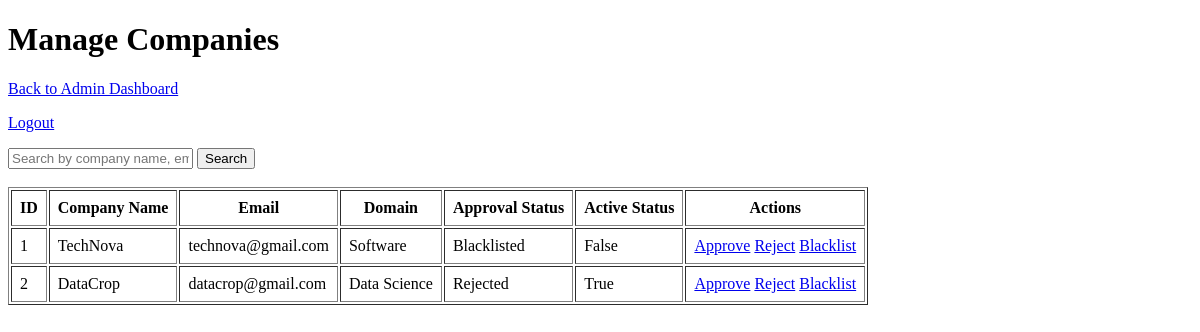
/admin/companies (signed in), run on an earlier commit of the app's database.
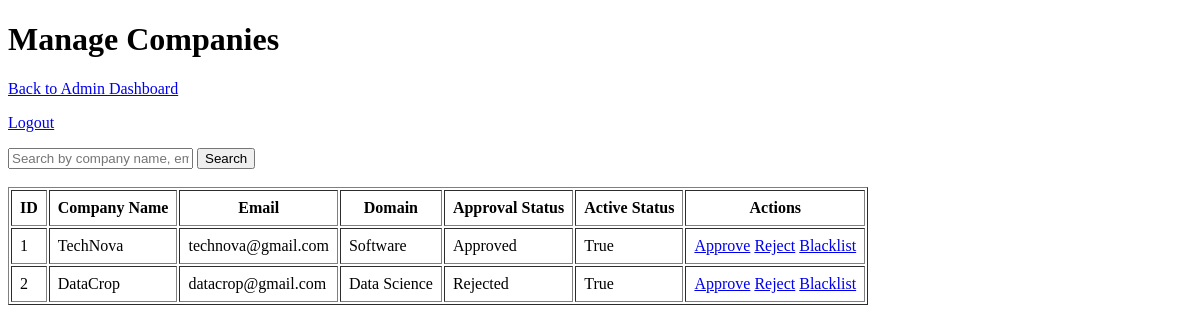
And on a later commit of the database.
### models.py (models this page shows)
class Company(db.Model):
    id = db.Column(db.Integer, primary_key = True)
    company_name = db.Column(db.String(100), nullable = False)
    email = db.Column(db.String(100), nullable = False, unique = True)
    pass_hash = db.Column(db.String(100), nullable = False )
    hr_contact = db.Column(db.Integer, nullable = False)
    website = db.Column(db.String(100), nullable = False)
    domain = db.Column(db.String(100), nullable = False)
    description = db.Column(db.Text, nullable = False)
    approval_status = db.Column(db.String(50), default = "Pending")
    is_active = db.Column(db.Boolean, default = True)
    created_at = db.Column(db.DateTime, default = datetime.now(UTC))
    type_of_employment = db.Column(db.String(100))
    drives = db.relationship('PlacementDrive', backref = 'company', lazy = True)

### app.py (the view)
@app.route("/admin/companies")
def admin_companies():
    if not admin_logged_in():
        flash("Unauthorized access.")
        return redirect(url_for("login"))
    search_query = request.args.get("search")
    if search_query:
        companies = Company.query.filter(
            (Company.company_name.ilike(f"%{search_query}%"))|
            (Company.email.ilike(f"%{search_query}%"))|
            (Company.domain.ilike(f"%{search_query}%"))
        ).all()
    else:
        companies = Company.query.all()
    return render_template("admin_companies.html", companies =companies)

### app.py (called while the page is built)
def admin_logged_in():
    return "user_id" in session and session.get("role") =="admin"

### templates/admin_companies.html (shortened to what this page needs)
<!DOCTYPE html>
<html lang="en">
<head>
</head>
<body>
    <h1>Manage Companies</h1>
    <p><a href="{{ url_for('admin_dashboard') }}">Back to Admin Dashboard</a></p>
    <p><a href="{{ url_for('logout') }}">Logout</a></p>
    <form method="GET" action="{{ url_for('admin_companies')}}">
        <input type="text" name="search" placeholder="Search by company name, email, or domain">
        <button type="submit">Search</button>
    </form>
    <br>
    <table border="1" cellpadding="8">
        <tr>
            <th>ID</th>
            <th>Company Name</th>
            <th>Email</th>
            <th>Domain</th>
            <th>Approval Status</th>
            <th>Active Status</th>
            <th>Actions</th>
        </tr>
        {% for company in companies %}
        <tr>
            <td>{{ company.id }}</td>
            <td>{{ company.company_name }}</td>
            <td>{{ company.email }}</td>
            <td>{{ company.domain }}</td>
            <td>{{ company.approval_status }}</td>
            <td>{{ company.is_active }}</td>
            <td>
                <a href="{{ url_for('approve_company', company_id = company.id)}}">Approve</a>
                <a href="{{ url_for('reject_company', company_id = company.id)}}">Reject</a>
                <a href="{{ url_for('blacklist_company', company_id = company.id)}}">Blacklist</a>
            </td>
        </tr>
        {% endfor %}
    </table>
</body>
</html>

What changed in the data, as far as the page shows it:
changed Company "TechNova": approval_status "Blacklisted" → "Approved"; is_active "False" → "True"
